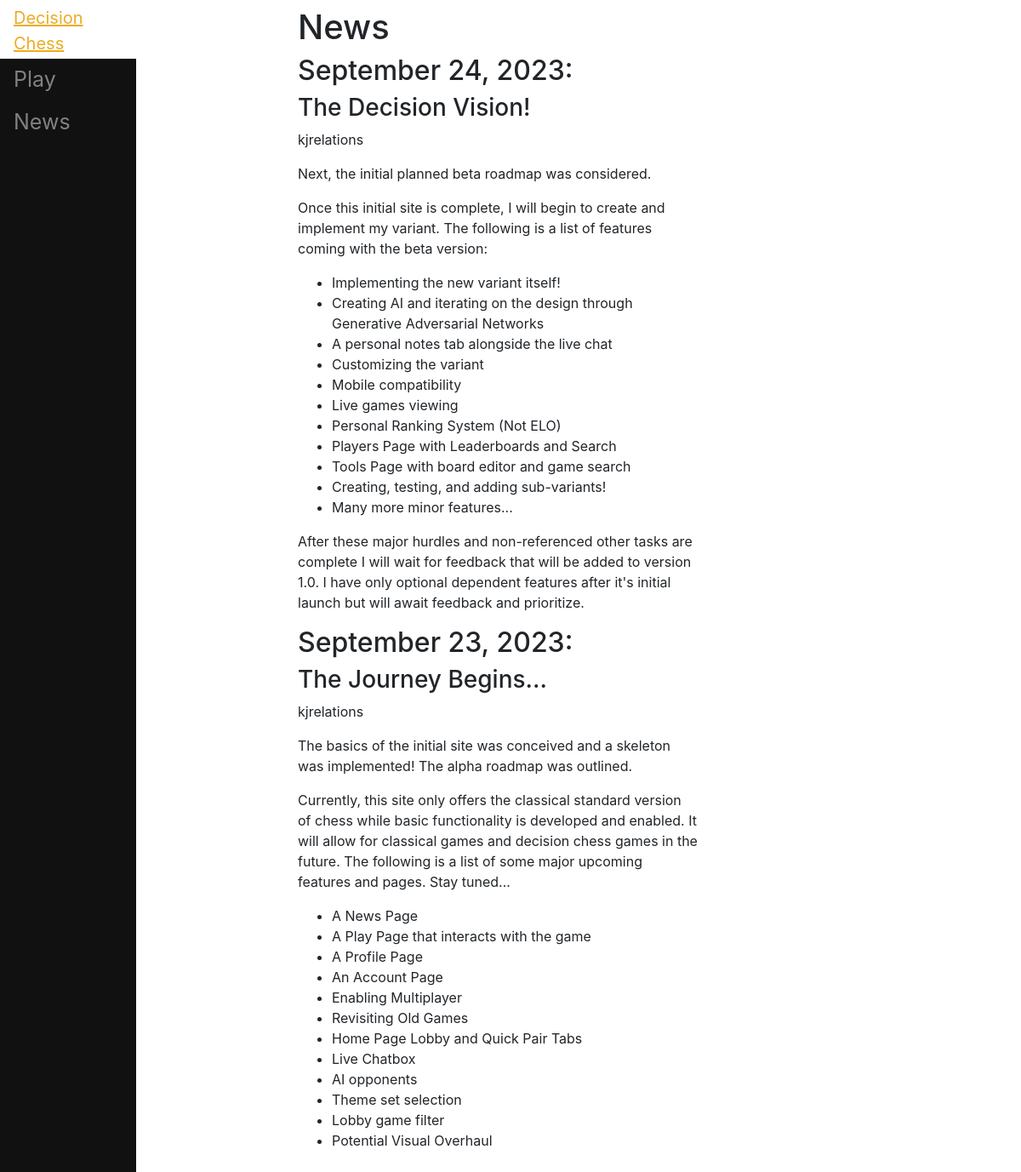
Page /news/ on the committed database.
### decisionchess/main/models.py (models this page shows, shortened)
class BlogPosts(models.Model):
	title = models.CharField(max_length=300, blank=False, null=False, default="")
	author = models.CharField(max_length=100, default="")
	content = models.TextField(blank=False, null=False, default="")
	timestamp = models.DateTimeField(blank=False, null=False, auto_now_add=True)

### decisionchess/main/views.py (the view)
# urls.py: path("news/", views.news, name="news"),
def news(response):
    blogs = BlogPosts.objects.all().order_by('-timestamp')
    return render(response, "main/news.html", {"blogs": blogs})

### decisionchess/main/templates/main/news.html (shortened to what this page needs)
{% extends 'main/base.html' %}
{% load static %}
{% block content %}
<div id="content", name="content", class="content">
    <div class="row justify-content-center" style="max-width: 100%;">
        <div class="col-5">
            <h1>News</h1>
        </div>
    </div>
    {% for post in blogs.all %}
        <div class="row justify-content-center" style="max-width: 100%;">
            <div class="col-5">
                <h2>{{post.timestamp|date:"F d, Y"}}:</h2>
                <h3>{{post.title}}</h3>
                {{post.author}}
                <p>{{post.content|safe}}</p>
            </div>
        </div>
    {% endfor %}
</div>
{% endblock %}

### decisionchess/main/templates/main/base.html (shortened to what this page needs)
<!doctype html>
<html>
<head>
    <link rel="stylesheet" href="https://stackpath.bootstrapcdn.com/bootstrap/4.3.1/css/bootstrap.min.css">
</head>
<body>
	<div class="homeblock">
		<a href="/">Decision Chess</a>
	</div>
	<div class="sidenav">
		<a href="/play">Play</a>
		<a href="/news">News</a>
	</div>
	{% block content %}
	{% endblock %}
</body>
</html>

### decisionchess/main/templates/main/base.html (style rules this page uses)
.homeblock { width: 160px; position: fixed; z-index: 1; top: 0; left: 0; background-color: white; }
.homeblock a { padding: 6px 8px 6px 16px; text-decoration: none; color: #1720a1; font-size: 20px; display: block; }
.sidenav { width: 160px; position: fixed; z-index: 1; bottom: 0; left: 0; background-color: #111; overflow-x: hidden; }
.sidenav a { padding: 6px 8px 6px 16px; text-decoration: none; font-size: 25px; color: #818181; display: block; }
.content { padding-top: 1vh; padding-bottom: 20px; }

### decisionchess/main/templates/main/news.html (style rules this page uses)
.homeblock { height: 5%; }
.sidenav { height: 95%; }
html { scroll-behavior: smooth; }

### rows in the picture
BlogPosts: timestamp "September 24, 2023", title "The Decision Vision!", author "kjrelations", content "Next, the initial planned beta roadmap was considered. Once this initial site is complete, I will begin to create and implement my variant. The following is a list of features coming with the beta version: Implementing the new variant itself! Creating AI and iterating on the design through Generative Adversarial Networks A personal notes tab alongside the live chat Customizing the variant Mobile compatibility Live games viewing Personal Ranking System (Not ELO) Players Page with Leaderboards and Search Tools Page with board editor and game search Creating, testing, and adding sub-variants! Many more minor features... After these major hurdles and non-referenced other tasks are complete I…"
BlogPosts: timestamp "September 23, 2023", title "The Journey Begins...", author "kjrelations", content "The basics of the initial site was conceived and a skeleton was implemented! The alpha roadmap was outlined. Currently, this site only offers the classical standard version of chess while basic functionality is developed and enabled. It will allow for classical games and decision chess games in the future. The following is a list of some major upcoming features and pages. Stay tuned... A News Page A Play Page that interacts with the game A Profile Page An Account Page Enabling Multiplayer Revisiting Old Games Home Page Lobby and Quick Pair Tabs Live Chatbox AI opponents Theme set selection Lobby game filter Potential Visual Overhaul"
